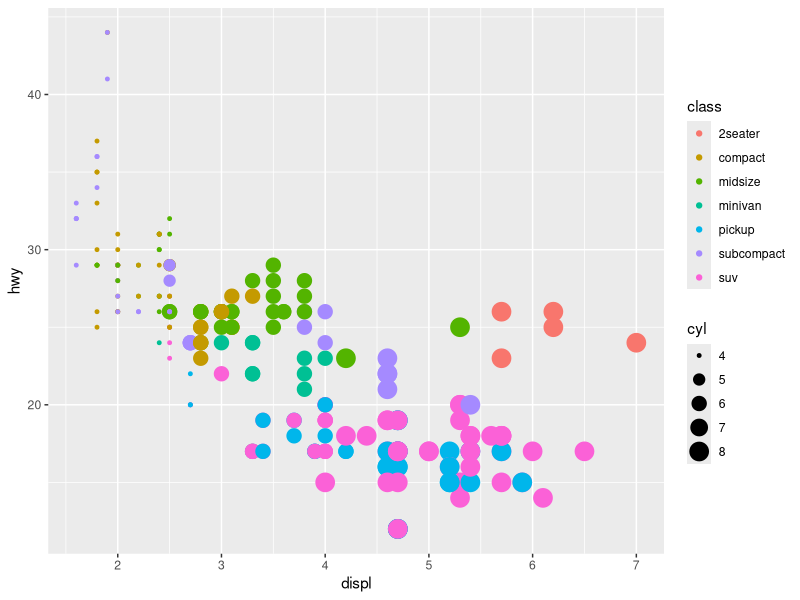

This chart was generated by the following R code:
# install.packages("tidyverse")
# installed.packages()
# ggplot --> to make charts, graph
library(tidyverse)
data = mpg
view(data)
head(data)
#creating geometry graph , aes = aesthetic point (connect point between two x and y lines)
ggplot(data = mpg) +
   geom_point(mapping = aes(x=displ, y=hwy, colour=class, size=cyl))


